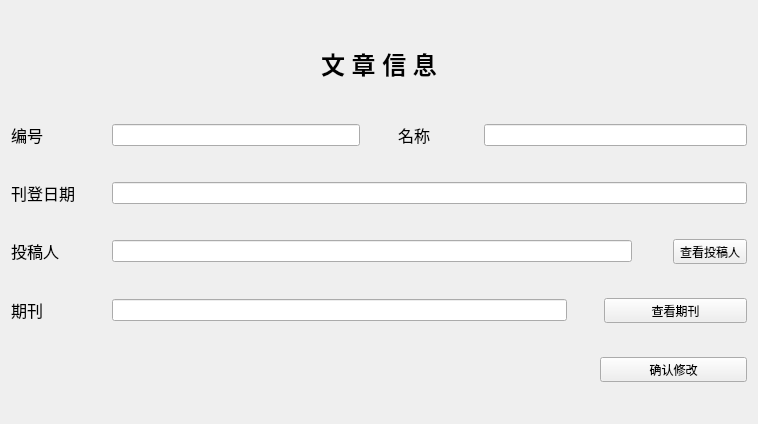
<?xml version="1.0" encoding="UTF-8"?>
<ui version="4.0">
 <class>DPaperInfo</class>
 <widget class="QDialog" name="DPaperInfo">
  <property name="geometry">
   <rect>
    <x>0</x>
    <y>0</y>
    <width>758</width>
    <height>424</height>
   </rect>
  </property>
  <property name="minimumSize">
   <size>
    <width>638</width>
    <height>381</height>
   </size>
  </property>
  <property name="maximumSize">
   <size>
    <width>796</width>
    <height>427</height>
   </size>
  </property>
  <property name="windowTitle">
   <string>文章信息</string>
  </property>
  <layout class="QVBoxLayout" name="verticalLayout">
   <item>
    <widget class="QLabel" name="label">
     <property name="maximumSize">
      <size>
       <width>16777215</width>
       <height>50</height>
      </size>
     </property>
     <property name="text">
      <string>&lt;html&gt;&lt;head/&gt;&lt;body&gt;&lt;p align=&quot;center&quot;&gt;&lt;span style=&quot; font-size:18pt; font-weight:600;&quot;&gt;文 章 信 息&lt;/span&gt;&lt;/p&gt;&lt;/body&gt;&lt;/html&gt;</string>
     </property>
    </widget>
   </item>
   <item>
    <layout class="QHBoxLayout" name="horizontalLayout_7" stretch="11,1,11">
     <item>
      <layout class="QHBoxLayout" name="horizontalLayout" stretch="0,0">
       <item>
        <widget class="QLabel" name="label_id">
         <property name="minimumSize">
          <size>
           <width>95</width>
           <height>0</height>
          </size>
         </property>
         <property name="text">
          <string>&lt;html&gt;&lt;head/&gt;&lt;body&gt;&lt;p&gt;&lt;span style=&quot; font-size:12pt;&quot;&gt;编号&lt;/span&gt;&lt;/p&gt;&lt;/body&gt;&lt;/html&gt;</string>
         </property>
         <property name="textFormat">
          <enum>Qt::AutoText</enum>
         </property>
        </widget>
       </item>
       <item>
        <widget class="QLineEdit" name="line_id"/>
       </item>
      </layout>
     </item>
     <item>
      <spacer name="horizontalSpacer">
       <property name="orientation">
        <enum>Qt::Horizontal</enum>
       </property>
       <property name="sizeHint" stdset="0">
        <size>
         <width>40</width>
         <height>20</height>
        </size>
       </property>
      </spacer>
     </item>
     <item>
      <layout class="QHBoxLayout" name="horizontalLayout_3">
       <item>
        <widget class="QLabel" name="label_name">
         <property name="minimumSize">
          <size>
           <width>80</width>
           <height>0</height>
          </size>
         </property>
         <property name="text">
          <string>&lt;html&gt;&lt;head/&gt;&lt;body&gt;&lt;p&gt;&lt;span style=&quot; font-size:12pt;&quot;&gt;名称&lt;/span&gt;&lt;/p&gt;&lt;/body&gt;&lt;/html&gt;</string>
         </property>
         <property name="textFormat">
          <enum>Qt::AutoText</enum>
         </property>
        </widget>
       </item>
       <item>
        <widget class="QLineEdit" name="line_name"/>
       </item>
      </layout>
     </item>
    </layout>
   </item>
   <item>
    <layout class="QHBoxLayout" name="horizontalLayout_8" stretch="0">
     <item>
      <layout class="QHBoxLayout" name="horizontalLayout_2">
       <item>
        <widget class="QLabel" name="label_date">
         <property name="minimumSize">
          <size>
           <width>95</width>
           <height>0</height>
          </size>
         </property>
         <property name="text">
          <string>&lt;html&gt;&lt;head/&gt;&lt;body&gt;&lt;p&gt;&lt;span style=&quot; font-size:12pt;&quot;&gt;刊登日期&lt;/span&gt;&lt;/p&gt;&lt;/body&gt;&lt;/html&gt;</string>
         </property>
         <property name="textFormat">
          <enum>Qt::AutoText</enum>
         </property>
        </widget>
       </item>
       <item>
        <widget class="QLineEdit" name="line_date"/>
       </item>
      </layout>
     </item>
    </layout>
   </item>
   <item>
    <layout class="QHBoxLayout" name="horizontalLayout_9" stretch="18,1,0">
     <item>
      <layout class="QHBoxLayout" name="horizontalLayout_5">
       <item>
        <widget class="QLabel" name="label_contributor">
         <property name="minimumSize">
          <size>
           <width>95</width>
           <height>0</height>
          </size>
         </property>
         <property name="text">
          <string>&lt;html&gt;&lt;head/&gt;&lt;body&gt;&lt;p&gt;&lt;span style=&quot; font-size:12pt;&quot;&gt;投稿人&lt;/span&gt;&lt;/p&gt;&lt;/body&gt;&lt;/html&gt;</string>
         </property>
         <property name="textFormat">
          <enum>Qt::AutoText</enum>
         </property>
        </widget>
       </item>
       <item>
        <widget class="QLineEdit" name="line_contributor"/>
       </item>
      </layout>
     </item>
     <item>
      <spacer name="horizontalSpacer_3">
       <property name="orientation">
        <enum>Qt::Horizontal</enum>
       </property>
       <property name="sizeType">
        <enum>QSizePolicy::Preferred</enum>
       </property>
       <property name="sizeHint" stdset="0">
        <size>
         <width>40</width>
         <height>20</height>
        </size>
       </property>
      </spacer>
     </item>
     <item>
      <widget class="QToolButton" name="btn_contributor">
       <property name="text">
        <string>查看投稿人</string>
       </property>
       <property name="icon">
        <iconset resource="MainWin.qrc">
         <normaloff>:/Icon/Resources/图标/writer_128px_43469_easyicon.net.ico</normaloff>:/Icon/Resources/图标/writer_128px_43469_easyicon.net.ico</iconset>
       </property>
       <property name="toolButtonStyle">
        <enum>Qt::ToolButtonTextBesideIcon</enum>
       </property>
      </widget>
     </item>
    </layout>
   </item>
   <item>
    <layout class="QHBoxLayout" name="horizontalLayout_10" stretch="18,1,0">
     <item>
      <layout class="QHBoxLayout" name="horizontalLayout_6">
       <item>
        <widget class="QLabel" name="label_journal">
         <property name="minimumSize">
          <size>
           <width>95</width>
           <height>0</height>
          </size>
         </property>
         <property name="text">
          <string>&lt;html&gt;&lt;head/&gt;&lt;body&gt;&lt;p&gt;&lt;span style=&quot; font-size:12pt;&quot;&gt;期刊&lt;/span&gt;&lt;/p&gt;&lt;/body&gt;&lt;/html&gt;</string>
         </property>
         <property name="textFormat">
          <enum>Qt::AutoText</enum>
         </property>
        </widget>
       </item>
       <item>
        <widget class="QLineEdit" name="line_journal"/>
       </item>
      </layout>
     </item>
     <item>
      <spacer name="horizontalSpacer_2">
       <property name="orientation">
        <enum>Qt::Horizontal</enum>
       </property>
       <property name="sizeType">
        <enum>QSizePolicy::Preferred</enum>
       </property>
       <property name="sizeHint" stdset="0">
        <size>
         <width>40</width>
         <height>20</height>
        </size>
       </property>
      </spacer>
     </item>
     <item>
      <widget class="QToolButton" name="btn_journal">
       <property name="minimumSize">
        <size>
         <width>143</width>
         <height>0</height>
        </size>
       </property>
       <property name="text">
        <string>查看期刊</string>
       </property>
       <property name="icon">
        <iconset resource="MainWin.qrc">
         <normaloff>:/Icon/Resources/图标/book_books.ico</normaloff>:/Icon/Resources/图标/book_books.ico</iconset>
       </property>
       <property name="toolButtonStyle">
        <enum>Qt::ToolButtonTextBesideIcon</enum>
       </property>
      </widget>
     </item>
    </layout>
   </item>
   <item>
    <layout class="QHBoxLayout" name="horizontalLayout_11">
     <item>
      <spacer name="horizontalSpacer_5">
       <property name="orientation">
        <enum>Qt::Horizontal</enum>
       </property>
       <property name="sizeHint" stdset="0">
        <size>
         <width>248</width>
         <height>20</height>
        </size>
       </property>
      </spacer>
     </item>
     <item>
      <widget class="QToolButton" name="btn_confirm">
       <property name="minimumSize">
        <size>
         <width>147</width>
         <height>0</height>
        </size>
       </property>
       <property name="text">
        <string>确认修改</string>
       </property>
       <property name="icon">
        <iconset resource="MainWin.qrc">
         <normaloff>:/Icon/Resources/图标/accept_approve_comfirm_ok_tick_yes.png</normaloff>:/Icon/Resources/图标/accept_approve_comfirm_ok_tick_yes.png</iconset>
       </property>
       <property name="toolButtonStyle">
        <enum>Qt::ToolButtonTextBesideIcon</enum>
       </property>
      </widget>
     </item>
    </layout>
   </item>
  </layout>
 </widget>
 <layoutdefault spacing="6" margin="11"/>
 <resources>
  <include location="MainWin.qrc"/>
 </resources>
 <connections/>
</ui>
